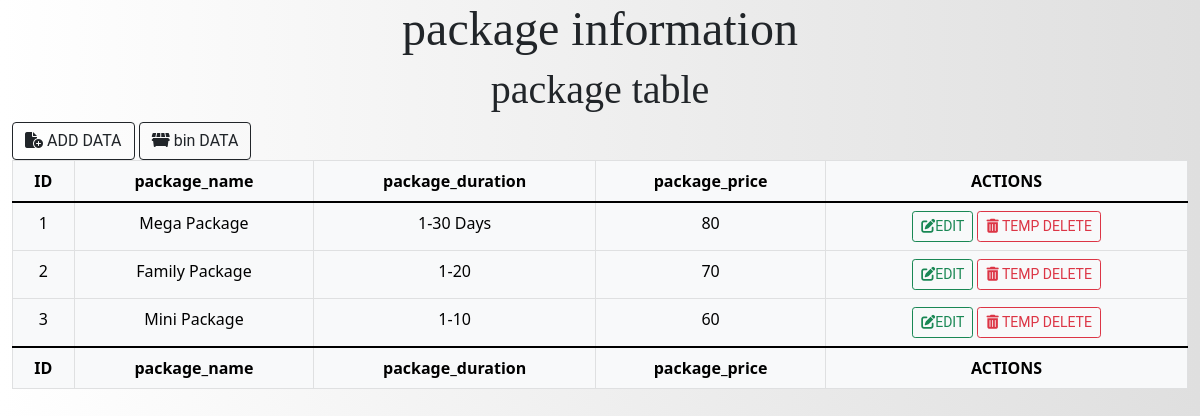
The page /package_list/package_view.php on the database its author committed.
### tables this page shows
CREATE TABLE `package` (
  `package_id` int(11) NOT NULL,
  `package_name` varchar(200) NOT NULL,
  `package_duration` varchar(200) NOT NULL,
  `package_price` int(11) NOT NULL
);

### package_list/package_view.php (the view, shortened to what this page needs)
<?php
require_once 'connection.php';
?>
<!DOCTYPE html>
<html lang="en">
<head>
    <link rel="stylesheet" href="https://cdnjs.cloudflare.com/ajax/libs/font-awesome/6.1.1/css/all.min.css"/>
    <link href="https://cdn.jsdelivr.net/npm/bootstrap@5.1.3/dist/css/bootstrap.min.css" rel="stylesheet">
    <link rel="stylesheet" href="style.css">
</head>
<body>
    <div class="container-fluid">
        <div class="row ">
            <div class="col-md-12 g-0">
                <h1 class="display-5 text-center">package information</h1>
                <h3 class="display-6 text-center">package table</h3>
            </div>
        </div>
        <div class="row">
            <div class="col-md-12">
                <a data-bs-toggle="modal" data-bs-target="#formid" href="deliver_person_form.php" class="btn btn-outline-dark"><i class="fa-solid fa-file-circle-plus"></i> ADD DATA</a>
                <a href="deleted_data.php" class="btn btn-outline-dark"><i class="fa-solid fa-dumpster"></i> bin DATA</a>
                <table class="table table-light table-hover text-center table-bordered">
                    <thead>
                        <tr>
                            <th>ID</th>
                            <th>package_name</th>
                            <th>package_duration</th>
                            <th>package_price</th>
                            <th colspan="2">ACTIONS</th>
                        </tr>
                    </thead>
                    <tbody>
                         <?php
                                $x=1;
                                $sql="SELECT * FROM `package`";
                                $query= mysqli_query($link, $sql);
                                while($row=mysqli_fetch_array($query)){
                                ?>
                        <tr>
                            <td><?php echo $x++; ?></td>
                            <td><?php echo $row[1]?></td>
                            <td><?php echo $row[2]?></td>
                            <td><?php echo $row[3]?></td>
                            <td>
                                <a class="btn btn-outline-success btn-sm" href="delivery_person_edit.php?edit=<?php echo $row[0]?>"><i class="fa-solid fa-pen-to-square"></i>EDIT</a>
                                <a class="btn btn-outline-danger btn-sm" href="package_view.php?deleteid=<?php echo $row[0]?>"><i class="fa-solid fa-trash-can"></i> TEMP DELETE</a>
                            </td>
                        </tr>
                        <?php
                            }
                        ?>
                    </tbody>
                    <tfoot>
                        <tr>
                            <th>ID</th>
                            <th>package_name</th>
                            <th>package_duration</th>
                            <th>package_price</th>
                            <th colspan="2">ACTIONS</th>
                        </tr>
                    </tfoot>
                </table>
        </div>
    </div>
</div>
</body>
</html>

### css/style.css (style rules this page uses)
* { margin: 0; padding: 0; }
body { background-image: linear-gradient(to right, #ffffff, #dfdfdf); }
h1, h2, h3, h4, h5, h6 { font-family: 'Tiro Devanagari Sanskrit', serif; font-weight: bold; }
a, a:hover, a:focus { font-family: 'Roboto', sans-serif; color: inherit; text-decoration: none; transition: all 0.3s; }
i, span { display: inline-block; }

### rows shown on the page
package: package_name "Mega Package", package_duration "1-30 Days", package_price "80"
package: package_name "Family Package", package_duration "1-20", package_price "70"
package: package_name "Mini Package", package_duration "1-10", package_price "60"
